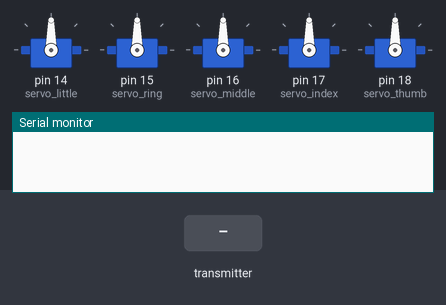
A sketch run on a simulated Arduino Uno, built with avr-gcc and run on an emulated ATmega328P. Shown: 5 × servo, the last lines printed to the serial monitor. The inputs (shaded band) are chosen by the test bench. No radio packets arrive unless stated.

Above: at 1.2 s.
1.3 s: the transmitter starts sending flex_data.0 = 1023
At 1.45 s:
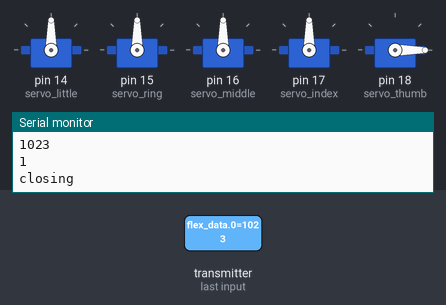
3.1 s: the transmitter starts sending flex_data.1 = 1023
At 3.26 s:
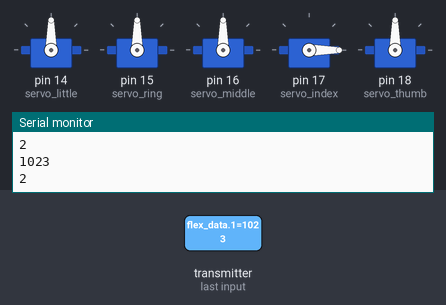
4.9 s: the transmitter starts sending flex_data.2 = 1023
At 5.07 s:
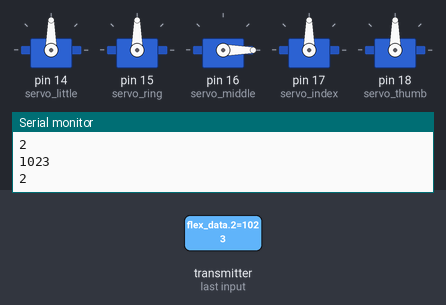
6.7 s: the transmitter starts sending flex_data.3 = 1023
At 6.89 s:
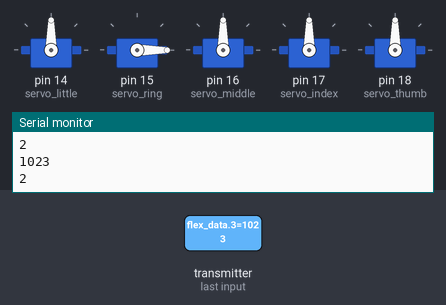
8.5 s: the transmitter starts sending flex_data.4 = 1023
At 8.7 s:
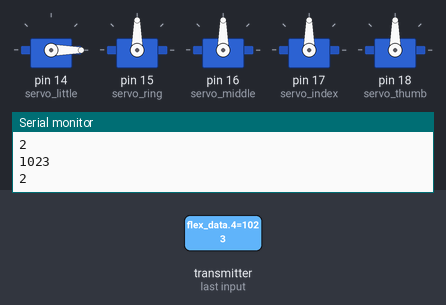
10.3 s: the transmitter starts sending flex_data.0 = 0
At 10.51 s:
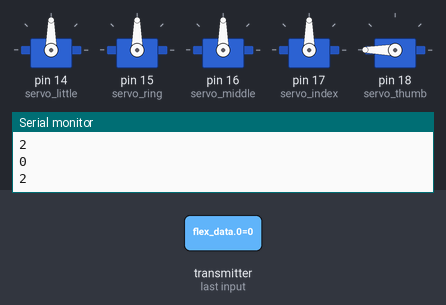
Timing chart, 0 to 13.1 s (numbered marks = the images above; inputs shaded):
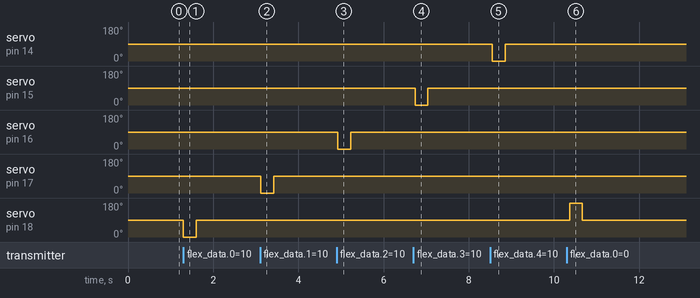

The sketch:

hand_receiver.ino
```cpp
#include <SPI.h>
#include <nRF24L01.h>
#include <RF24.h>

#include <Servo.h>

Servo servo_thumb;
Servo servo_index;
Servo servo_middle;
Servo servo_ring;
Servo servo_little;

RF24 radio(7, 8); // CE, CSN

const byte address[6] = "00001";

int flex_data[] = {0,0,0,0,0};

int little_state = 0;
int ring_state = 0;
int middle_state = 0;
int index_state = 0;
int thumb_state = 0;

int little_pos = 1;
int ring_pos = 1;
int middle_pos = 1;
int index_pos = 1;
int thumb_pos = 1;

void setup() {
  Serial.begin(9600);
  radio.begin();
  radio.openReadingPipe(0, address);
  radio.setPALevel(RF24_PA_MIN);
  radio.startListening();
  servo_little.attach(14);
  servo_ring.attach(15);
  servo_middle.attach(16);
  servo_index.attach(17);
  servo_thumb.attach(18);
}

void loop() {

  if (radio.available()) {
    radio.read(&flex_data, sizeof(flex_data));
    thumb_state = flex_data[0];
    index_state = flex_data[1];
    middle_state = flex_data[2];
    ring_state = flex_data[3];
    little_state = flex_data[4];
    Serial.println(thumb_state);
    Serial.println(thumb_pos);
    //---------------------------------closing fingers
    if(little_state>780 && little_pos==1){
      servo_little.write(0);
      little_pos=2;
      }
    if(ring_state>780 && ring_pos==1){
      servo_ring.write(0);
      ring_pos=2;
      }
    if(middle_state>780 && middle_pos==1){
      servo_middle.write(0);
      middle_pos=2;
      }
    if(index_state>780 && index_pos==1){
      servo_index.write(0);
      index_pos=2;
      }
    if(thumb_state>780 && thumb_pos==1){
      servo_thumb.write(0);
      Serial.println("closing");
      thumb_pos=2;
      }
    //---------------------------------opening fingers
     if(little_state<780 && little_pos==2){
      servo_little.write(180);
      little_pos=1;
      }
    if(ring_state<780 && ring_pos==2){
      servo_ring.write(180);
      ring_pos=1;
      }
    if(middle_state<780 && middle_pos==2){
      servo_middle.write(180);
      middle_pos=1;
      }
    if(index_state<780 && index_pos==2){
      servo_index.write(180);
      index_pos=1;
      }
    if(thumb_state<780 && thumb_pos==2){
      servo_thumb.write(180);
      thumb_pos=1;
      }
    //---------------------------------in progress
    delay(300);
    servo_little.write(90);
    servo_ring.write(90);
    servo_middle.write(90);
    servo_index.write(90);
    servo_thumb.write(90);
  }
}
```

Measured:
- after the input at 1.3 s, servo on pin 18 (servo_thumb): 90° → 0° at once, → 90° 0.30 s later
- after the input at 3.1 s, servo on pin 17 (servo_index): 90° → 0° at once, → 90° 0.30 s later
- after the input at 4.9 s, servo on pin 16 (servo_middle): 90° → 0° at once, → 90° 0.30 s later
- after the input at 6.7 s, servo on pin 15 (servo_ring): 90° → 0° at once, → 90° 0.30 s later
- after the input at 8.5 s, servo on pin 14 (servo_little): 90° → 0° after 0.05 s, → 90° 0.30 s later
- after the input at 10.3 s, servo on pin 18 (servo_thumb): 90° → 180° after 0.07 s, → 90° 0.30 s later
